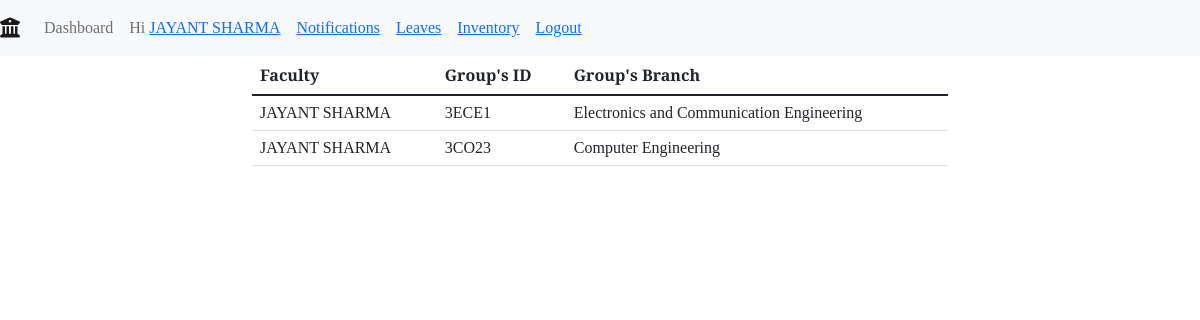
Screenshot of /profile/viewgroups/ (signed in) with the database file from the repository.
### main/models.py (models this page shows, shortened)
class Staff(models.Model):
    user_obj = models.ForeignKey(User, on_delete=CASCADE, blank=False, null=False, default=None)
    name=models.CharField(max_length=100)
    mobile_number=models.IntegerField()
    email=models.EmailField()
    category=models.ForeignKey('Category',on_delete=CASCADE)
    designation=models.ForeignKey('Designation',on_delete=CASCADE)
    agency = models.ForeignKey('Agency',on_delete=CASCADE)
    room=models.ForeignKey('Room',blank=True,null=True,on_delete=SET_NULL,default=None)

class FacultyGroups(models.Model):
    faculty=models.ForeignKey('Staff',on_delete=CASCADE)
    groups=models.ForeignKey('Groups' ,on_delete=CASCADE)

class Groups(models.Model):
    choice = [
    ('EVEN', 'even'),
    ('ODD', 'odd'),
]
    group_id = models.CharField(max_length = 300, blank = True , null = False, default = "")
    branch = models.ForeignKey('Branches' , on_delete = CASCADE)
    group_year=models.IntegerField(default=2022)
    semester_type=models.CharField(max_length=20,choices=choice,default=None)

class Branches(models.Model):
    branch_id=models.CharField(max_length=10, blank=False, default='', null=False)
    branch_name=models.CharField(max_length=200,default='',blank = False, null = False)

### main/views.py (the view)
# urls.py: path('profile/viewgroups/',views.viewgroups,name='viewgroups'),
def viewgroups(request):
	staff=Staff.objects.get(user_obj=request.user)
	groups=FacultyGroups.objects.filter(faculty=staff)
	current_date = datetime.datetime.now()
	year=int(current_date.strftime("%Y"))
	month=int(current_date.strftime("%m"))
	sem=""
	if int(month)<=6:
		sem="EVEN"
	else:
		sem="ODD"
	curr_groups=[]
	for group in groups:
		if group.groups.group_year==year and group.groups.semester_type==sem:
			curr_groups.append(group)
	context={
		'staff':staff,
		'groups':curr_groups,
	}
	return render(request,'Timetable/viewgroups.html',context)

### templates/Timetable/viewgroups.html
{% extends 'base.html' %}
{% load static %}
{% block body %}
{% include 'navbar.html' with staff=staff %}
<div class="container">
    <div class="groups-table">
        <table class="table">
            <thead>
              <tr>
                <th scope="col" >Faculty</th>
                <th scope="col" >Group's ID</th>
                <th scope="col" >Group's Branch</th>
              </tr>
            </thead>
            <tbody>
              {% for group in groups %}
              <tr>
                <td>{{group.faculty.name}}</td>
                <td>{{group.groups.group_id}}</td>
                <td>{{group.groups.branch.branch_name}}</td>
              </tr>
              {% endfor %}
            </tbody>
          </table>
        </div>
    </div>
{% endblock body %}

### templates/navbar.html (shortened to what this page needs)
{% extends "base.html" %}
{% block body %}
<nav class="navbar navbar-expand-lg navbar-light bg-light">
    <a class="navbar-brand" href="{% url 'main:home' %}"><i class="fas fa-university"></i></a>
    <div class="collapse navbar-collapse" id="navbarNav">
      <ul class="navbar-nav">
        <li class="nav-item">
          <a class="nav-link nav_text" href="{% url 'main:home' %}">Dashboard</a>
        </li>
        {% if user.is_authenticated %}
          <li class="nav-link nav_text">
            Hi <a href="{% url 'main:userProfileDetails' %}"> {{ staff.name }} </a>
          </li>
          <li class="nav-link nav_text">
            <a href="{% url 'main:notification' %}"> Notifications</a>
          </li>
          <li class="nav-link nav_text">
            <a href="{% url 'main:userLeaves' %}">Leaves</a>
          </li>
          <li class="nav-link nav_text">
            <a href="{% url 'main:viewinventory' %}">Inventory</a>
          </li>
          <li class="nav-link nav_text"><a href="{% url 'main:logout_request' id=staff.id%}">Logout</a></li>
        {% else %}
          <li class="nav-link nav_text"><a href="{% url 'main:login' %}">Login</a></li>
        {% endif %}
      </ul>
    </div>
</nav>
  {% endblock %}

### static/css/style.css (style rules this page uses)
html, body { font-family: 'Bitter', serif; }
:root { --green-main-1: #6ECBC1; --green-main-2: #6CCCC1; --green-main-3: #75D1C1; --green-main-4: #9CDDD1; --green-main-5: #C7EBE5; --darkgreen-main-1: #1A6659; --darkgreen-main-2: #409583; --blue-button-main: #03658C; --green-button-main: #48C0A5; --tomato-main: #f05e57; --purple-main-1: #57428D; --purple-main-2: #5E497E; }
@media (min-width: 1024px) { .container { width: 60%; } }

### rows the page displays
Staff: name "JAYANT SHARMA"
FacultyGroups: faculty.name "JAYANT SHARMA", groups.group_id "3ECE1", groups.branch.branch_name "Electronics and Communication Engineering"
FacultyGroups: faculty.name "JAYANT SHARMA", groups.group_id "3CO23", groups.branch.branch_name "Computer Engineering"
